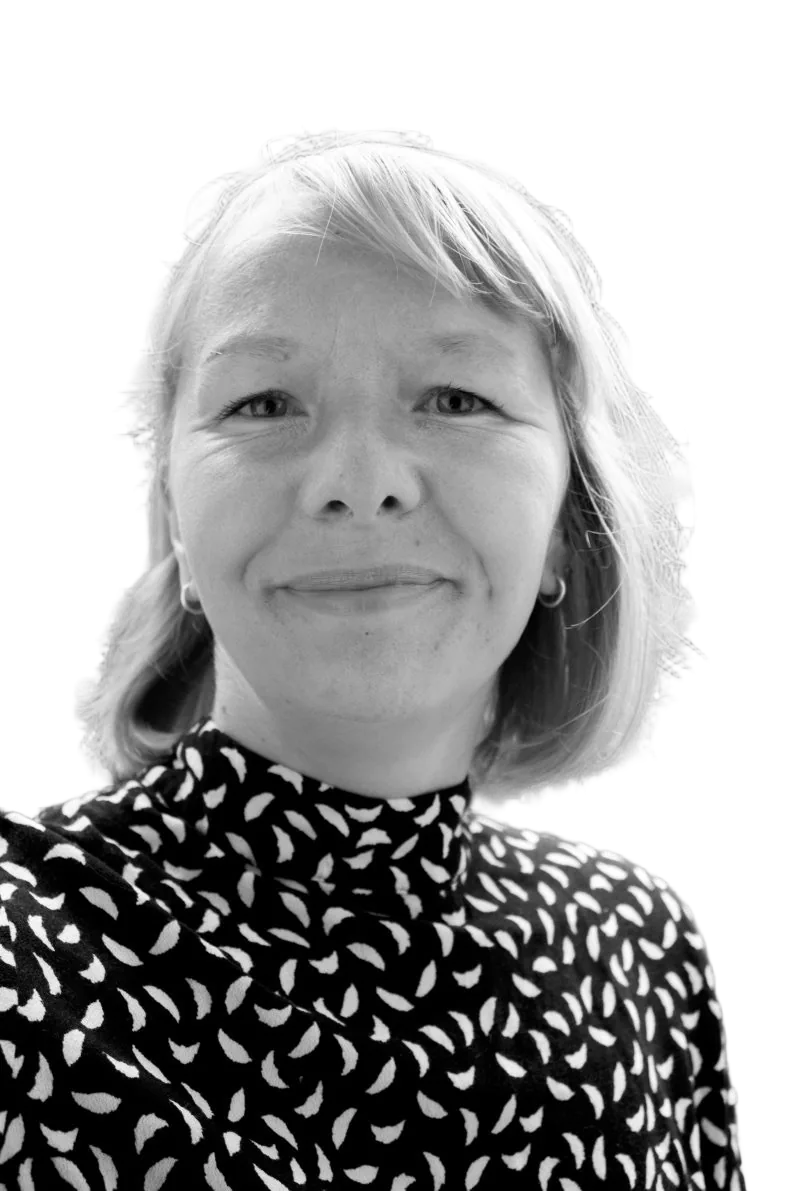
#> input picture werkzeuge/grafiken/bilder-blau/anna-haertelt-portraet-frei-sw.webp, 794 x 1191 px, found by its file name
$ python fotostudio.py
#> lines starting #> are read from the running program, lines starting #| are printed output that depends on the picture; after the words box and inside, x2 and y2 are one past the last pixel; in counts of white or black regions, pixels touching at a corner belong together
#!/usr/bin/env python3
"""Porträts wie im Fotostudio – Entwurf 13.10.2026.

Anna (13.10.2026, Vorbild: Stockfotos vor farbiger Studiowand): Die Wand ist in Markenblau gestrichen,
nicht einfarbig flach, sondern wie im Fotostudio ausgeleuchtet: in der Mitte heller, außen dunkler.
Das Licht auf der Wand passt zum Licht im Gesicht (Bild 1 von links, Bild 2 von vorn), dazu ein weicher
Schatten der Person auf der Wand. Die Kleidung bekommt einen anderen Blauton als die Wand (Website: nur Blau).
Die Person bleibt sonst Schwarz-Weiß, weil es die Fotos nur in Schwarz-Weiß gibt.

Grundlage: die freigestellten Fotos aus freistellen.py (bilder-blau/*-frei-sw.webp).
Die Grenze Kleidung/Haar/Haut ist von Hand als Linie festgelegt (KLEIDUNG_GRENZE, Pixel im Originalbild).
Benötigt: numpy, Pillow. Aufruf vom Repository-Ordner aus: python3 werkzeuge/grafiken/fotostudio.py
"""
from pathlib import Path
import numpy as np
from PIL import Image, ImageDraw, ImageFilter

ORDNER = Path("werkzeuge/grafiken/bilder-blau")  # nicht veröffentlicht
WAND = np.array([0x2f, 0x6b, 0xff], dtype=np.float32) / 255  # Markenblau

# Kleidung: Farbverlauf von Schatten über Mitte zu Licht (dunkel → hell)
MARINE = [(0.0, (10, 22, 66)), (0.45, (28, 58, 150)), (1.0, (214, 226, 255))]
EISBLAU = [(0.0, (16, 34, 92)), (0.55, (98, 134, 222)), (1.0, (232, 239, 255))]

BILDER = [
    {
        "quelle": "anna-haertelt-portraet-frei-sw.webp",
        "ziel": "anna-haertelt-portraet-studio-blau",
        "licht": (0.30, 0.38),  # Lichtmitte auf der Wand (Anteil von Breite, Höhe): Licht von links
        "schatten": (58, 18, 0.5),  # Versatz x, y in px, Deckkraft
        "kleidung": MARINE,
        "grenze": [(0, 790), (60, 776), (110, 764), (160, 756), (192, 736), (205, 722), (240, 742), (290, 772), (330, 792),
                   (400, 802), (470, 796), (485, 790), (520, 804), (600, 810), (700, 830), (794, 850)],
        "aussparen": [],
    },
    {
        "quelle": "studio-aah-gruenderin-anna-haertelt-frei-sw.webp",
        "ziel": "studio-aah-gruenderin-anna-haertelt-studio-blau",
        "licht": (0.50, 0.40),  # Licht von vorn
        "schatten": (0, 22, 0.36),
        "kleidung": EISBLAU,
        "grenze": [(0, 690), (100, 652), (200, 606), (232, 626), (262, 640), (272, 586), (330, 600), (380, 640),
                   (420, 660), (450, 640), (468, 600), (500, 630), (560, 650), (600, 626), (680, 690), (768, 720)],
        "aussparen": [(318, 664, 356, 698)],  # Herz-Aufdruck am Kragen: kein blaues Herz
    },
]


def verlauf(grau, stufen):
    """Grauwerte 0..1 auf einen Farbverlauf abbilden."""
    pos = np.array([s[0] for s in stufen])
    farben = np.array([s[1] for s in stufen], dtype=np.float32) / 255
    return np.stack([np.interp(grau, pos, farben[:, k]) for k in range(3)], axis=-1)


def weich(maske, radius):
    return np.asarray(Image.fromarray((maske * 255).astype(np.uint8)).filter(ImageFilter.GaussianBlur(radius)),
                      dtype=np.float32) / 255


def wand(b, h, licht):
    yy, xx = np.mgrid[0:h, 0:b].astype(np.float32)
    lx, ly = licht[0] * b, licht[1] * h
    d = np.sqrt(((xx - lx) / b) ** 2 + ((yy - ly) / h) ** 2 * 0.8)
    hell = 1.3 - 1.15 * d ** 1.4  # Mitte hell, außen dunkler
    hell = np.clip(hell, 0.42, 1.3)
    gestrichen = WAND * 0.9 + WAND.mean() * 0.1  # Wandfarbe wirkt im Licht etwas weniger grell als am Bildschirm
    farbe = gestrichen[None, None, :] * np.minimum(hell, 1)[..., None]
    spitze = np.clip(hell - 1, 0, None)[..., None] * 0.8  # Lichtfleck: heller und weniger gesättigt
    return farbe + (1 - farbe) * spitze


def bauen(eintrag):
    rgba = np.asarray(Image.open(ORDNER / eintrag["quelle"]).convert("RGBA"), dtype=np.float32) / 255
    h, b = rgba.shape[:2]
    grau, alpha = rgba[..., 0], rgba[..., 3]

    # Kleidung: unter der Grenzlinie, weich auslaufend, Aussparungen (z. B. Herz) bleiben grau
    m = Image.new("L", (b, h), 0)
#> m: PIL image 794x1191 L; every value is 0
    ImageDraw.Draw(m).polygon(eintrag["grenze"] + [(b, h), (0, h)], fill=255)
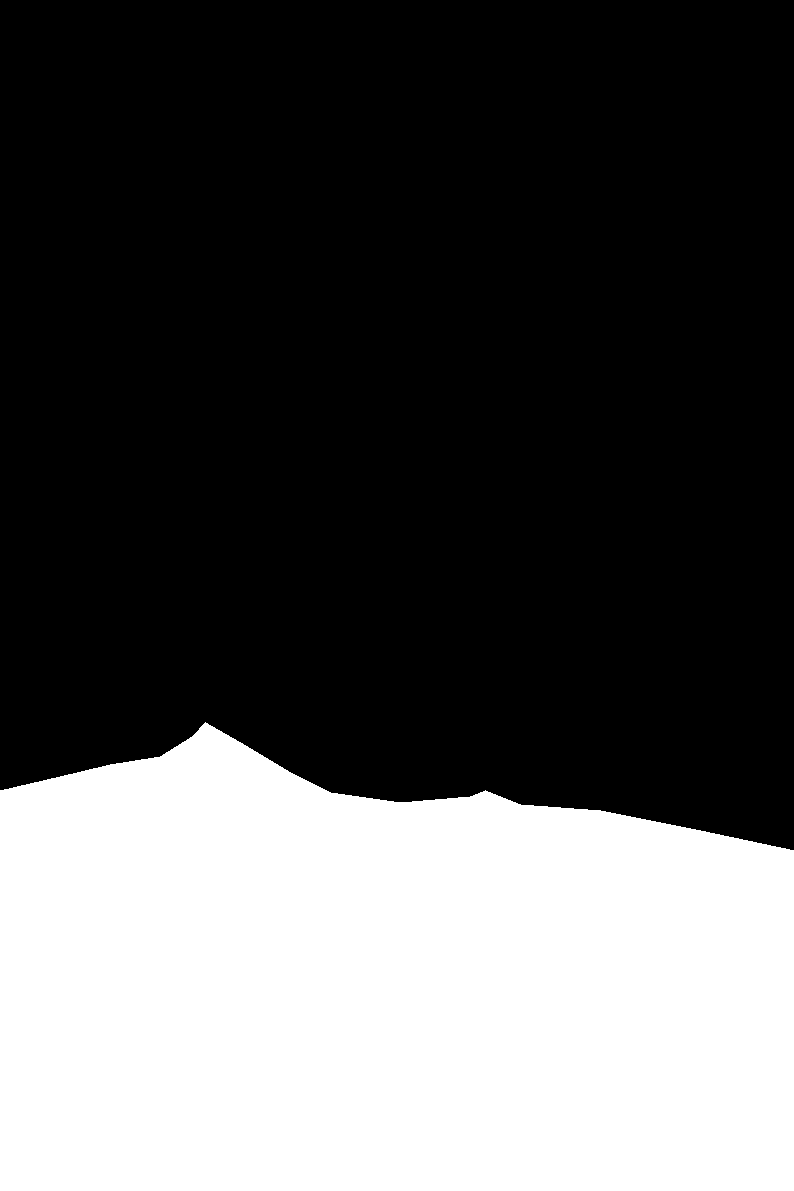
#> m: PIL image 794x1191 L; 33.5% white; 1 white region, box (x1, y1, x2, y2) and area: (0, 722, 794, 1191) 316777
    for kasten in eintrag["aussparen"]:
        ImageDraw.Draw(m).ellipse(kasten, fill=0)
    kleidung = weich(np.asarray(m, dtype=np.float32) / 255, 3) * alpha

    person = np.repeat(grau[..., None], 3, axis=-1)
    person = person * (1 - kleidung[..., None]) + verlauf(grau, eintrag["kleidung"]) * kleidung[..., None]

    # Rückstrahlung der blauen Wand an den Rändern (Haare, Schultern), sehr leicht
    rand = np.clip(alpha - weich(alpha, 6) * 0 - weich((alpha > 0.98).astype(np.float32), 8), 0, 1)
    person = person * (1 - 0.22 * rand[..., None]) + WAND * 0.22 * rand[..., None]

    hinten = wand(b, h, eintrag["licht"])
    dx, dy, deck = eintrag["schatten"]
    schatten = np.roll(np.roll(alpha, dy, axis=0), dx, axis=1)
    schatten = weich(schatten, 34) * deck
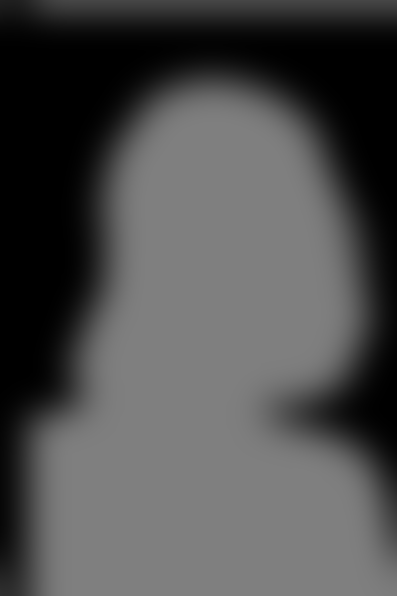
#> schatten: shape (1191, 794) float32 (shown at 1/2 size); min 0, max 0.5, mean 0.304
    hinten = hinten * (1 - schatten[..., None])
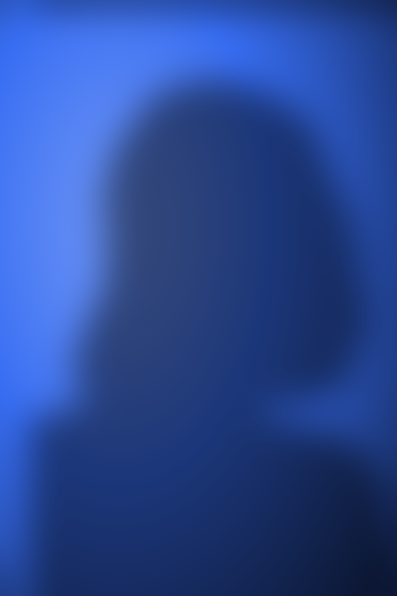
#> hinten: shape (1191, 794, 3) float32 (shown at 1/2 size); mean of channels 0, 1, 2 0.164, 0.287, 0.59; drawn as R, G, B

    bild = hinten * (1 - alpha[..., None]) + person * alpha[..., None]
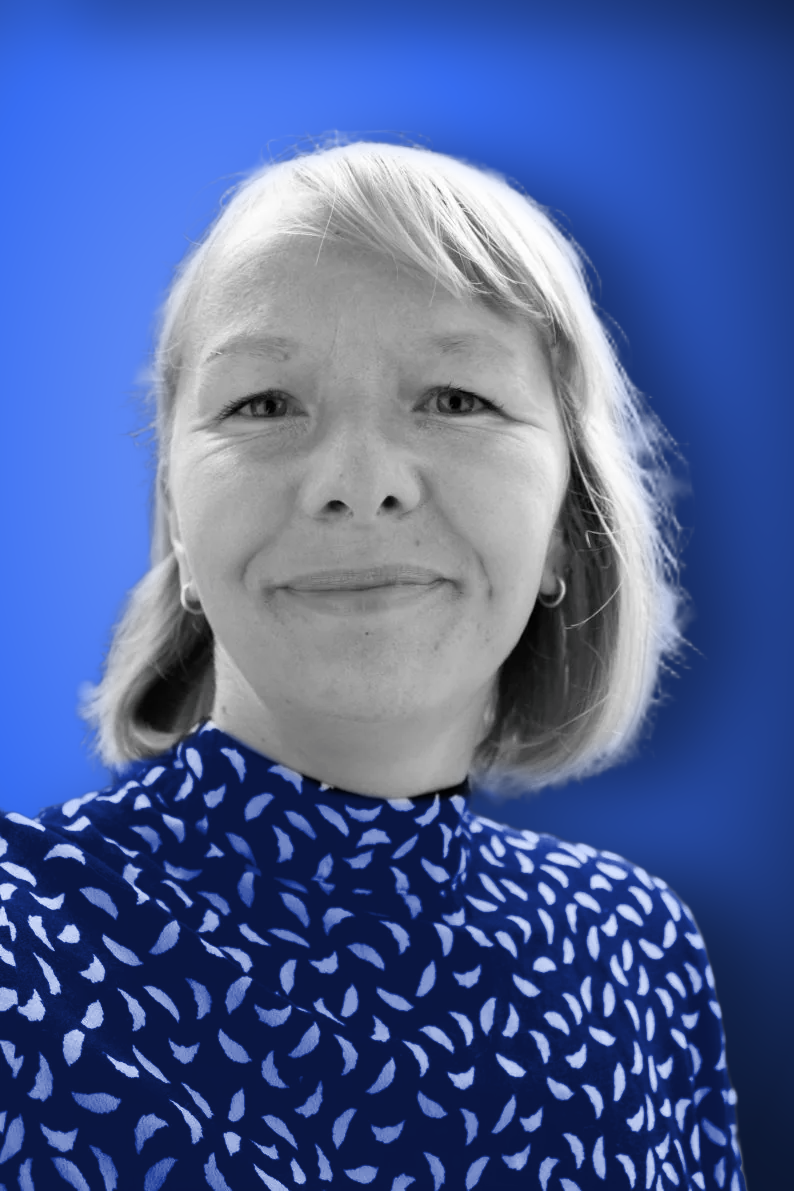
#> bild: shape (1191, 794, 3) float64; mean of channels 0, 1, 2 0.313, 0.394, 0.607; drawn as R, G, B
    rng = np.random.default_rng(13)
    bild = bild + rng.normal(0, 0.012, bild.shape).astype(np.float32)  # Korn wie bei einem Foto
    bild = Image.fromarray((np.clip(bild, 0, 1) * 255 + 0.5).astype(np.uint8))
#> bild: PIL image 794x1191 RGB
    for endung, optionen in [("jpg", {"quality": 92}), ("webp", {"quality": 84, "method": 6})]:
        ziel = ORDNER / f"{eintrag['ziel']}.{endung}"
        bild.save(ziel, **optionen)
        print(ziel, ziel.stat().st_size // 1024, "KB")


if __name__ == "__main__":
    for e in BILDER:
#> (the run stopped early here; a loop or call above may not have finished)

$ run again, with werkzeuge/grafiken/bilder-blau/anna-haertelt-portraet-studio-blau.webp copied over werkzeuge/grafiken/bilder-blau/anna-haertelt-portraet-frei-sw.webp
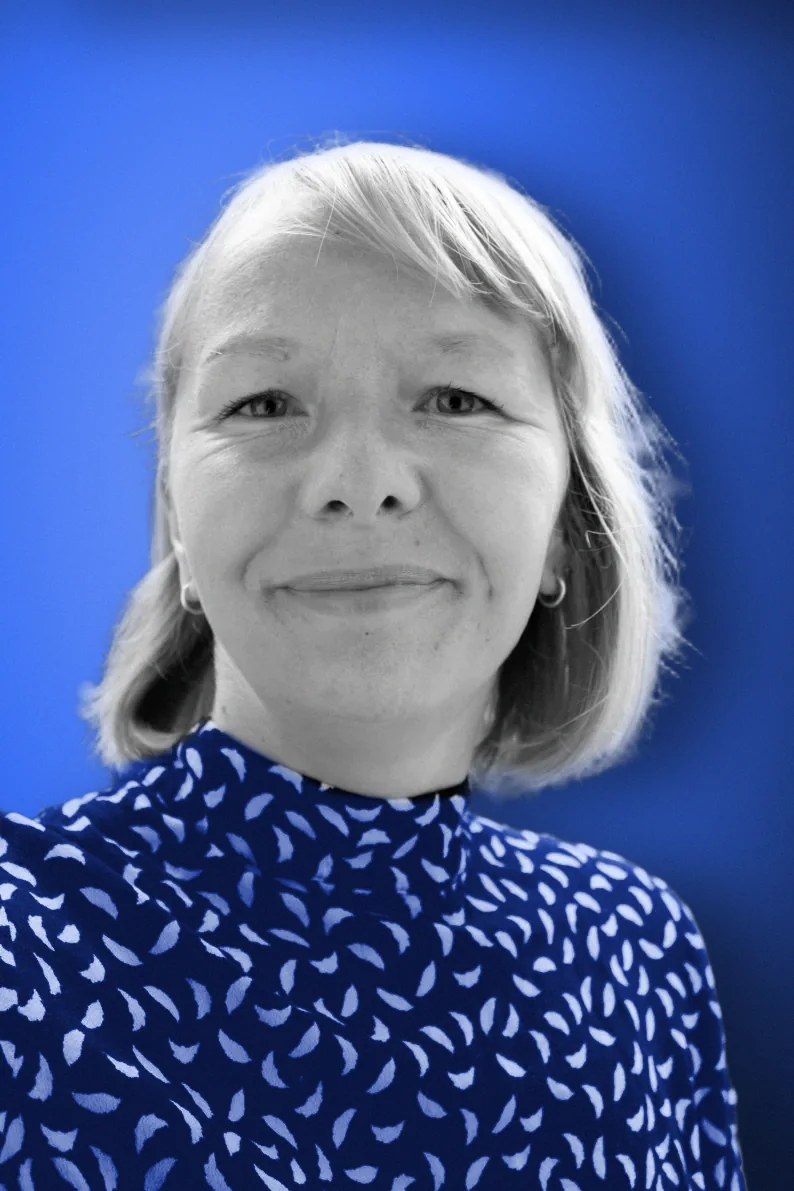
#> input picture werkzeuge/grafiken/bilder-blau/anna-haertelt-portraet-studio-blau.webp, 794 x 1191 px, found by its file name
#> alpha: shape (1191, 794) float32; every value is 1
#> in bauen, `person = person * (1 - kleidung[..., None]) + verlauf(grau, eintrag["k..`:
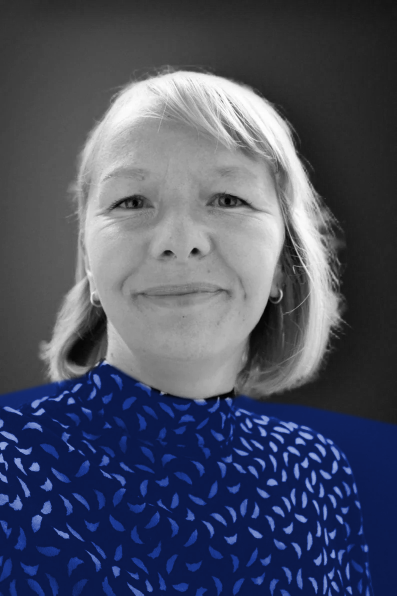
#> person: shape (1191, 794, 3) float64 (shown at 1/2 size); mean of channels 0, 1, 2 0.29, 0.312, 0.386; drawn as R, G, B
#> rand: shape (1191, 794) float32; every value is 0
#> schatten: shape (1191, 794) float32; every value is 0.5
#> in bauen, `hinten = hinten * (1 - schatten[..., None])`:
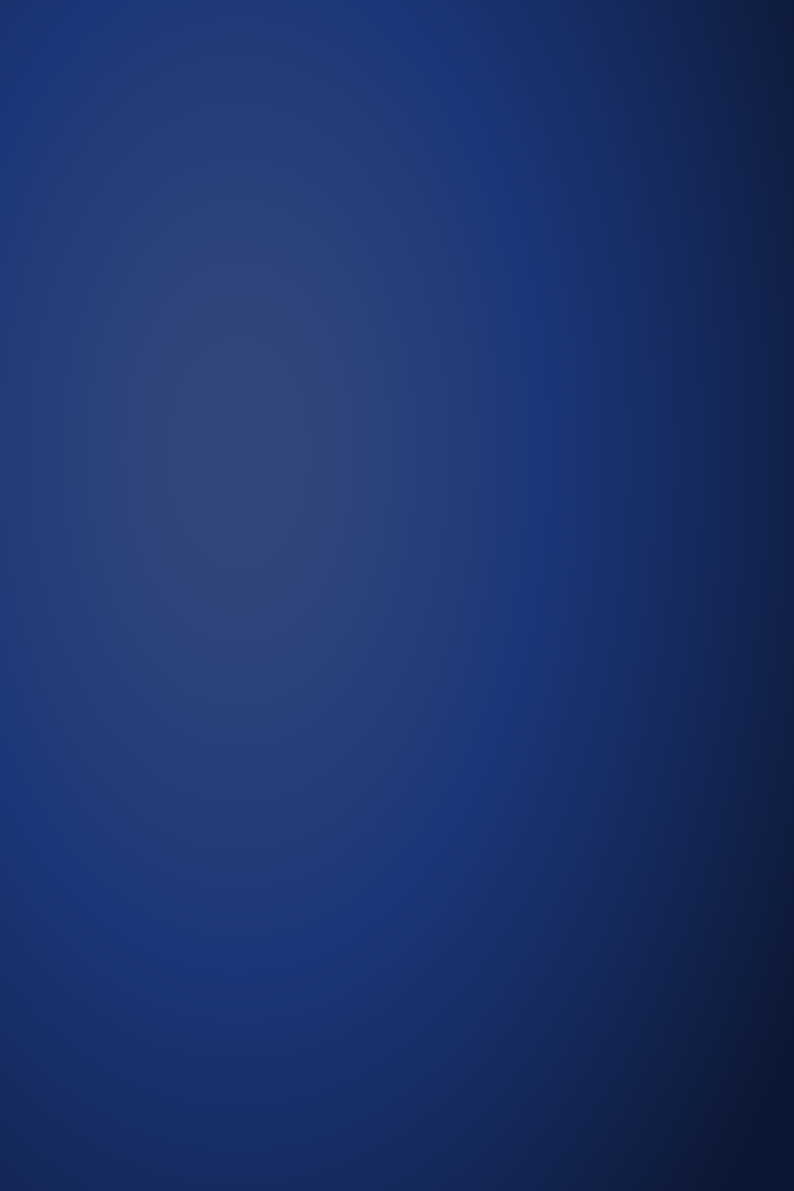
#> hinten: shape (1191, 794, 3) float32; mean of channels 0, 1, 2 0.117, 0.206, 0.425; drawn as R, G, B

$ run again, with werkzeuge/grafiken/bilder-blau/anna-haertelt-portraet-triton.webp copied over werkzeuge/grafiken/bilder-blau/anna-haertelt-portraet-frei-sw.webp
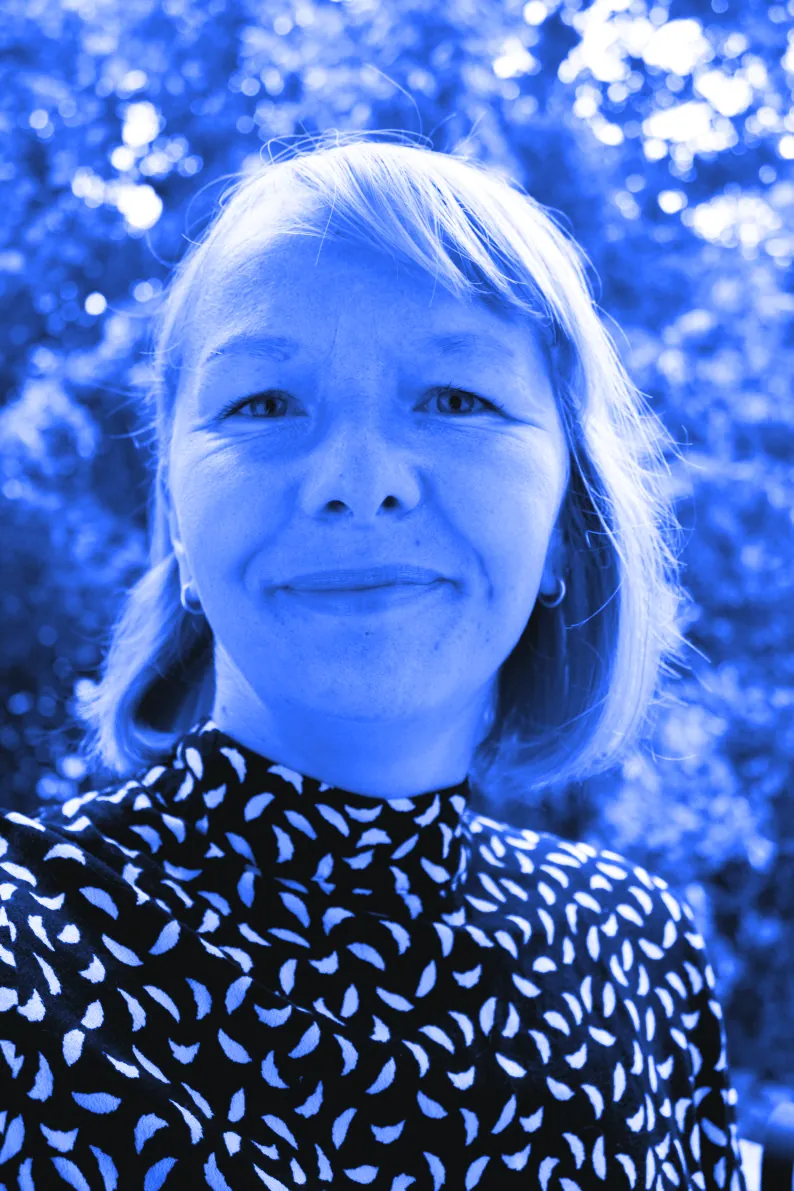
#> input picture werkzeuge/grafiken/bilder-blau/anna-haertelt-portraet-triton.webp, 794 x 1191 px, found by its file name
#> alpha: shape (1191, 794) float32; every value is 1
#> in bauen, `person = person * (1 - kleidung[..., None]) + verlauf(grau, eintrag["k..`:
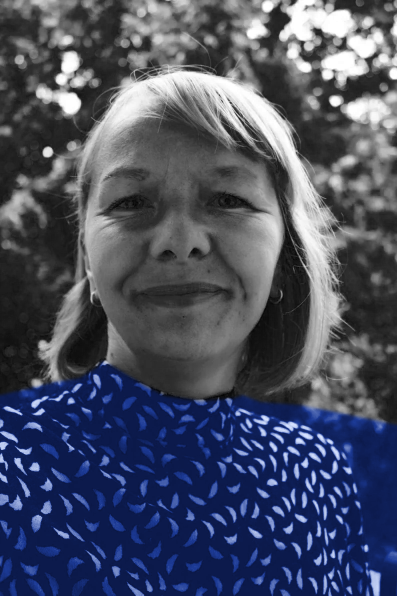
#> person: shape (1191, 794, 3) float64 (shown at 1/2 size); mean of channels 0, 1, 2 0.287, 0.31, 0.385; drawn as R, G, B
#> rand: shape (1191, 794) float32; every value is 0
#> schatten: shape (1191, 794) float32; every value is 0.5
#> in bauen, `hinten = hinten * (1 - schatten[..., None])`:
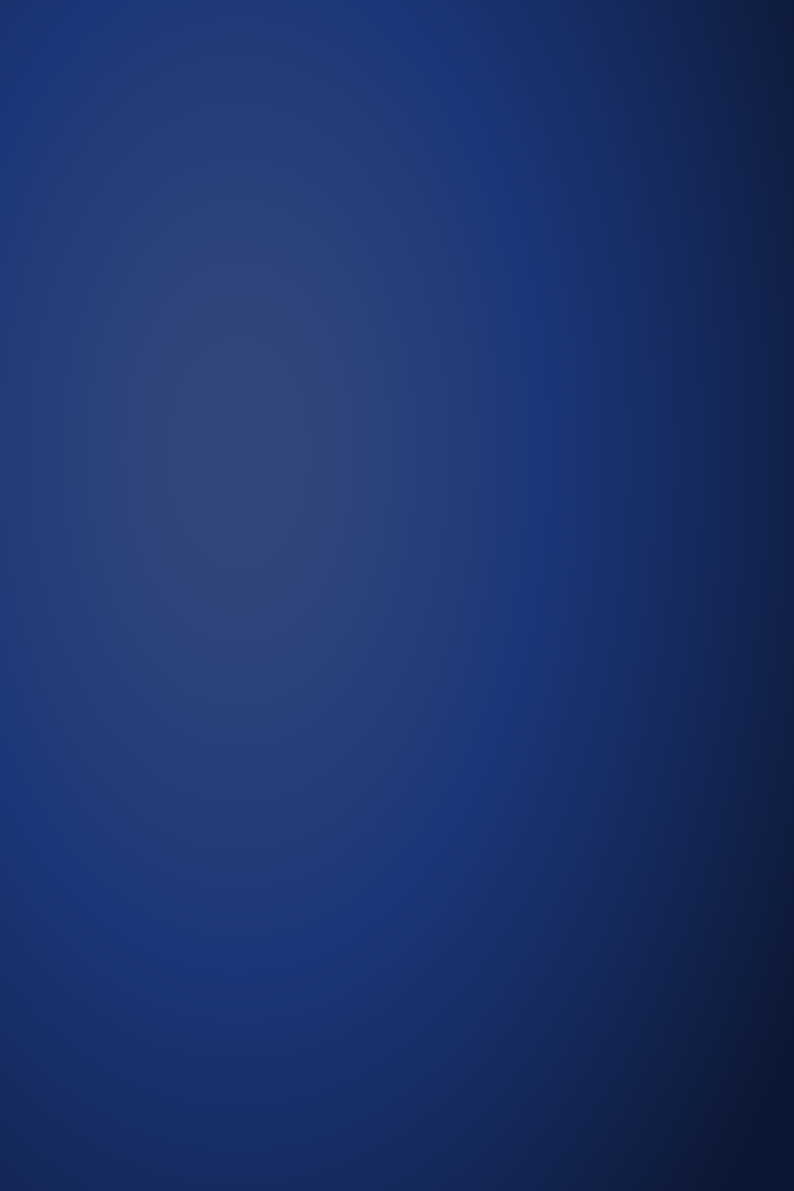
#> hinten: shape (1191, 794, 3) float32; mean of channels 0, 1, 2 0.117, 0.206, 0.425; drawn as R, G, B
